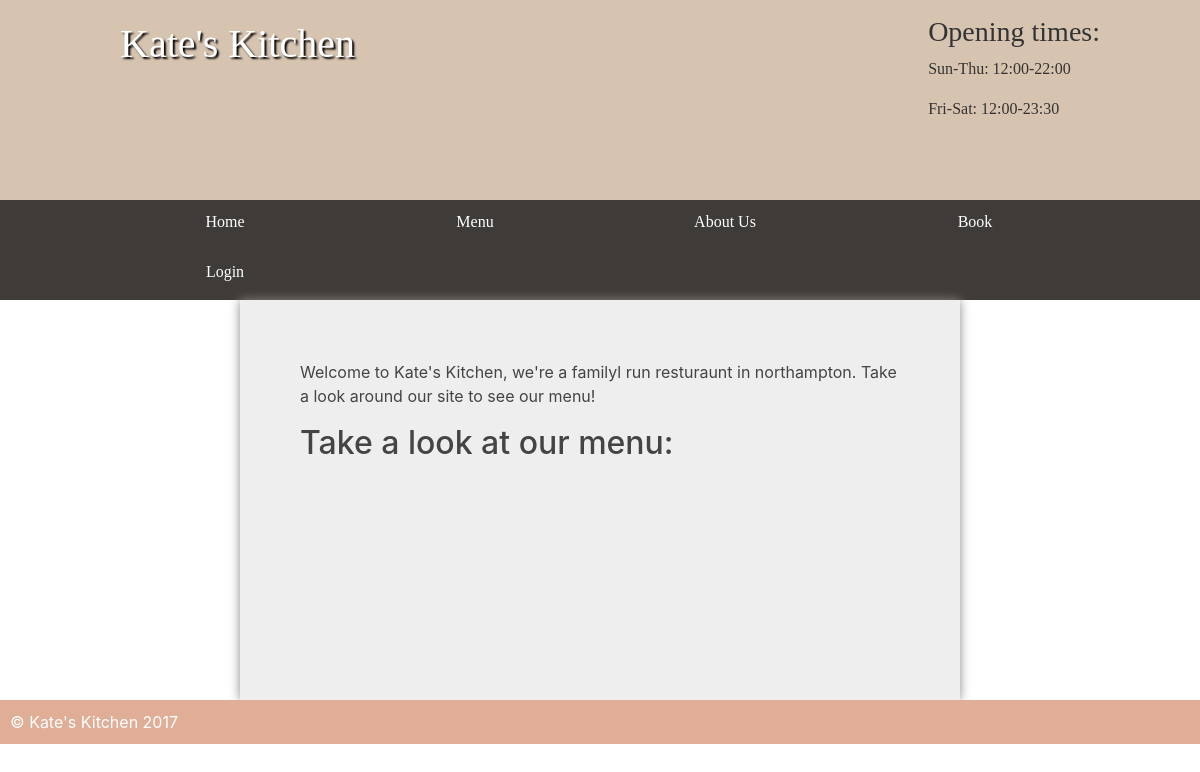
/, run on an earlier commit of the app's database.
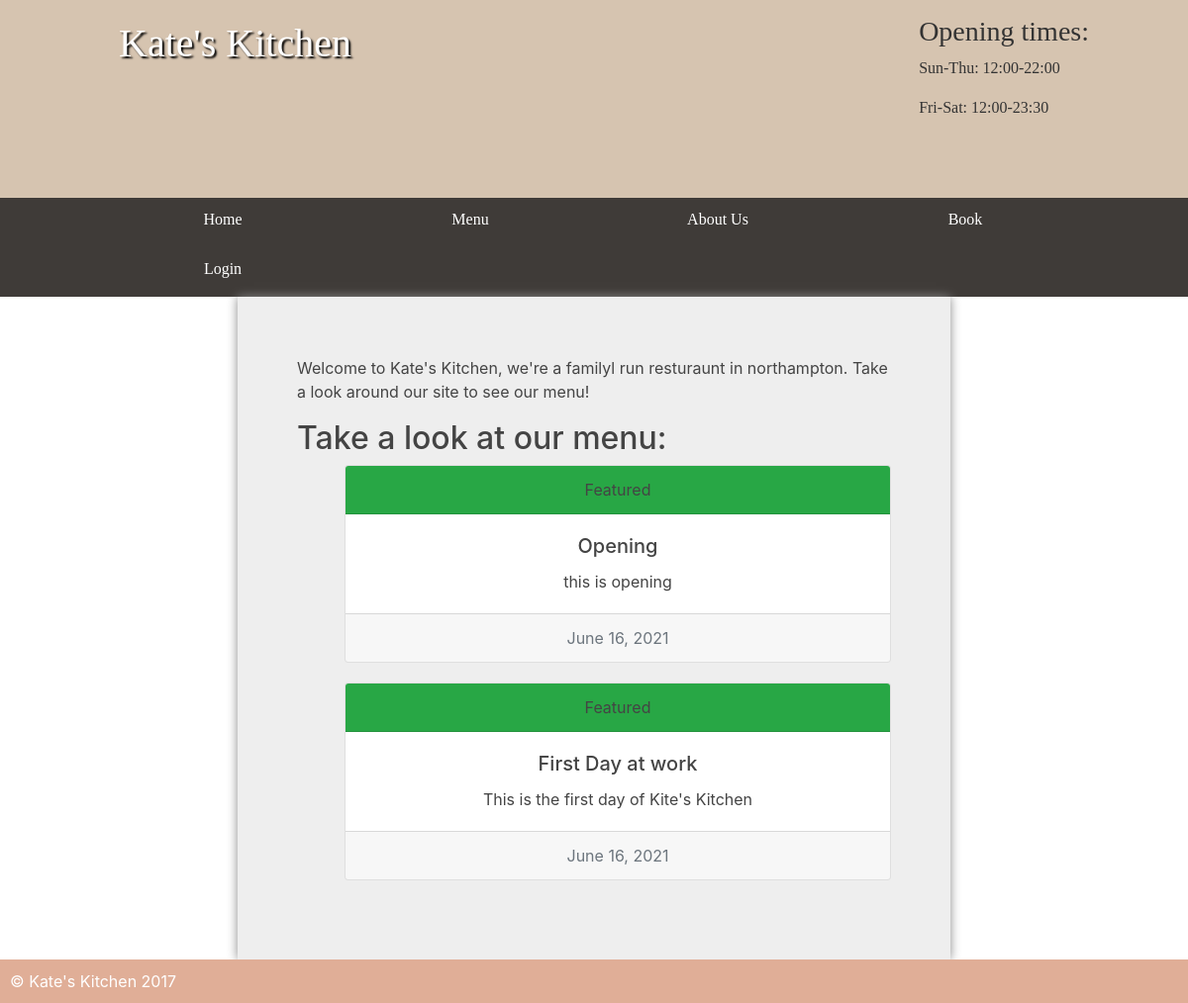
And on a later commit of the database.
### User/models.py (models this page shows, shortened)
class Updates(models.Model):
    updateTitle=models.CharField(max_length=50)
    updateDescription=models.CharField( max_length=150)
    updateDates=models.DateField()

### User/views.py (the view)
# urls.py: path("",views.userPage,name="User Page"),
def userPage(request):
    variables=    {
        'categories':Category.objects.all(),
        'updates':Updates.objects.all()
    };
    return render(request,"index.html",variables)

### template/index.html (shortened to what this page needs)
{% extends 'base.html' %}
{% block main %}
<main class="home">
		<p>Welcome to Kate's Kitchen, we're a familyl run resturaunt in northampton. Take a look around our site to see our menu!</a></p>
		<h2>Take a look at our menu:</h2>
				<ul>
			{% for singleUpdates in updates %}
<div class="card text-center" style="margin-bottom:20px;">
  <div class="card-header bg-success">
    Featured
  </div>
  <div class="card-body">
    <h5 class="card-title">{{singleUpdates.updateTitle}}</h5>
    <p class="card-text">{{singleUpdates.updateDescription}}</p>
  </div>
  <div class="card-footer text-muted">
    {{singleUpdates.updateDates}}
  </div>
</div>
{% endfor %}
	</main>
    {% endblock main %}

What changed in the data, as far as the page shows it:
added Updates: updateTitle "Opening", updateDescription "this is opening", updateDates "June 16, 2021"
added Updates: updateTitle "First Day at work", updateDescription "This is the first day of Kite's Kitchen", updateDates "June 16, 2021"
